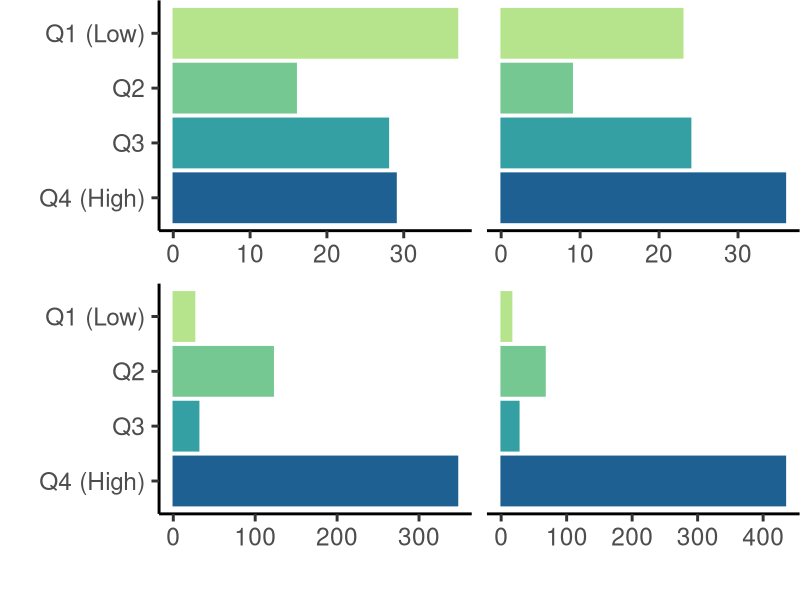
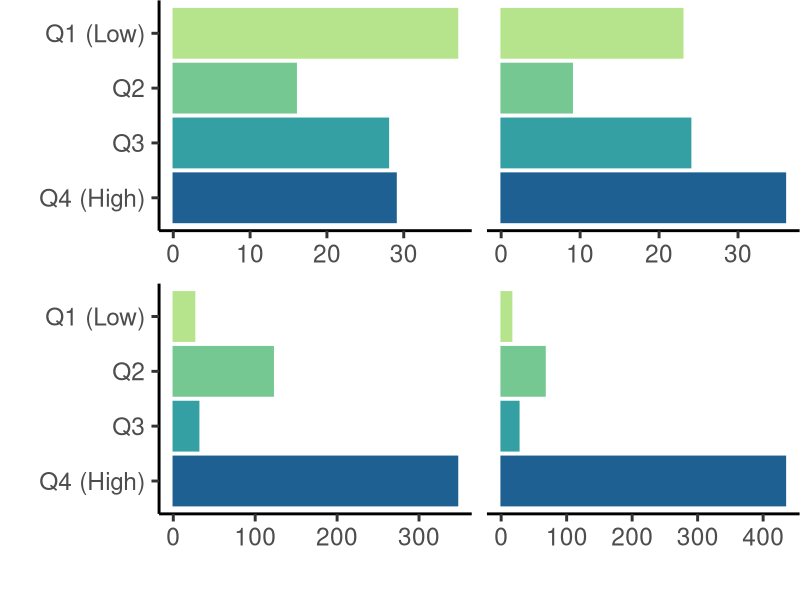

The R script that drew these images, in order:
## CODE TO RECREATE FIGURE 3 ##

# read in packages
library(tidyverse)


# read in csv
orig_and_reweighted_time_spent_2_example_food_POIs_Boston_fig3 <- read.csv("fig3.csv")


# plot Figure 3
p_fig3 <- ggplot(data = orig_and_reweighted_time_spent_2_example_food_POIs_Boston_fig3, aes(x = bar, y = fct_rev(inc_quart_label), color = inc_quart_label, fill = inc_quart_label)) +
  geom_bar(stat = "identity") + 
  facet_wrap(~bar_label, scales = "free_x") +
  theme_classic(base_size = 22) +
  theme(axis.title.x = element_text(vjust = -0.75),
        plot.margin = unit(c(0.01,0.01,0.3,1), "cm"),
        legend.position = "none",
        strip.background = element_blank(),
        strip.text.x = element_blank(),
        axis.title.y = element_blank()) +
  labs(x = "", y = "") +
  scale_fill_manual("", values = c("Q1 (Low)" = "#b5e48c", "Q2" = "#76c893", "Q3" = "#34a0a4", "Q4 (High)" = "#1e6091")) +
  scale_color_manual("", values = c("Q1 (Low)" = "#b5e48c", "Q2" = "#76c893", "Q3" = "#34a0a4", "Q4 (High)" = "#1e6091")) 



# print Figure 3
p_fig3

# save Figure 3 at this size
ggsave("p_fig3.png", p_fig3, width = 1, height = 5, units = "in")
